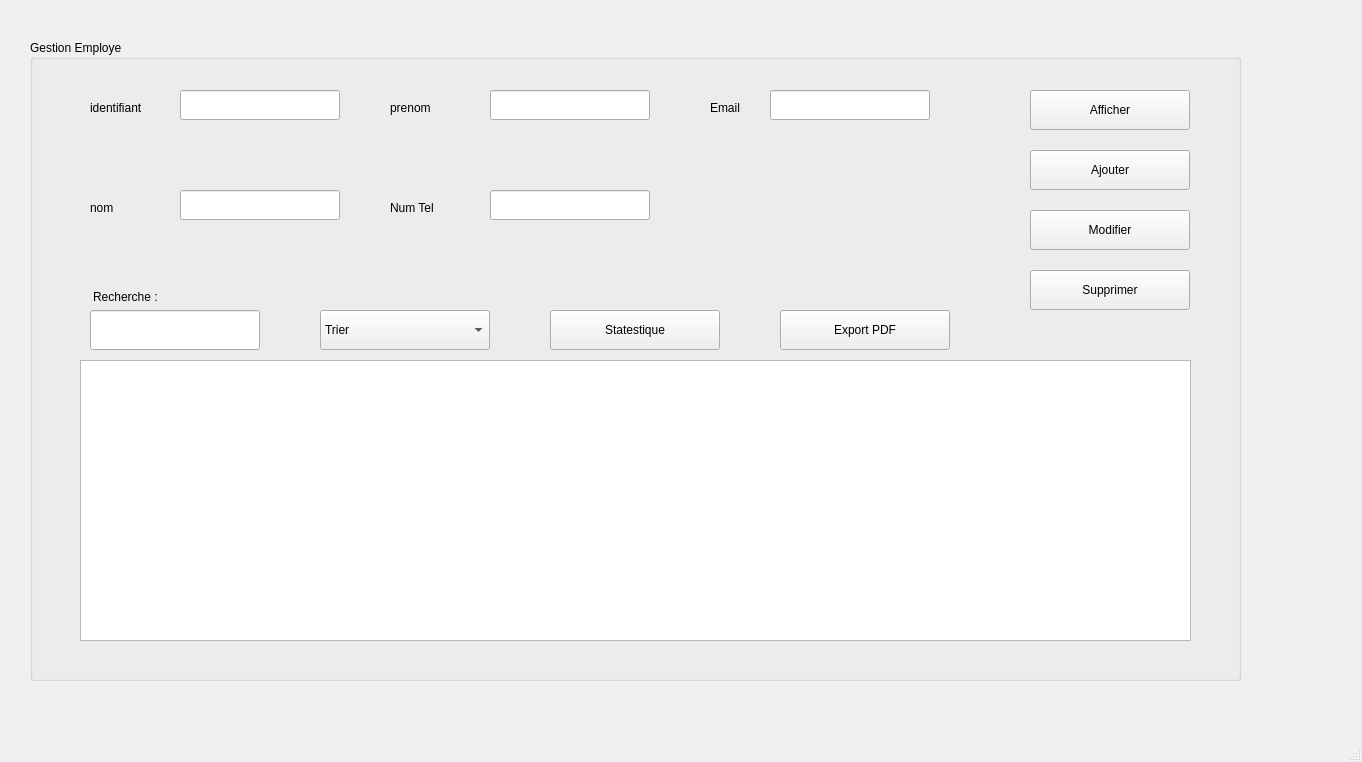
<?xml version="1.0" encoding="UTF-8"?>
<ui version="4.0">
 <class>MainWindow</class>
 <widget class="QMainWindow" name="MainWindow">
  <property name="geometry">
   <rect>
    <x>0</x>
    <y>0</y>
    <width>1362</width>
    <height>762</height>
   </rect>
  </property>
  <property name="windowTitle">
   <string>MainWindow</string>
  </property>
  <widget class="QWidget" name="centralwidget">
   <widget class="QGroupBox" name="groupBox">
    <property name="geometry">
     <rect>
      <x>30</x>
      <y>40</y>
      <width>1211</width>
      <height>641</height>
     </rect>
    </property>
    <property name="title">
     <string>Gestion Employe</string>
    </property>
    <widget class="QLabel" name="label_3">
     <property name="geometry">
      <rect>
       <x>360</x>
       <y>60</y>
       <width>80</width>
       <height>16</height>
      </rect>
     </property>
     <property name="text">
      <string>prenom</string>
     </property>
    </widget>
    <widget class="QLabel" name="label_5">
     <property name="geometry">
      <rect>
       <x>680</x>
       <y>60</y>
       <width>80</width>
       <height>16</height>
      </rect>
     </property>
     <property name="text">
      <string>Email</string>
     </property>
    </widget>
    <widget class="QPushButton" name="pushButton_modifier">
     <property name="geometry">
      <rect>
       <x>1000</x>
       <y>170</y>
       <width>160</width>
       <height>40</height>
      </rect>
     </property>
     <property name="text">
      <string>Modifier</string>
     </property>
    </widget>
    <widget class="QLabel" name="label_4">
     <property name="geometry">
      <rect>
       <x>360</x>
       <y>160</y>
       <width>80</width>
       <height>16</height>
      </rect>
     </property>
     <property name="text">
      <string>Num Tel</string>
     </property>
    </widget>
    <widget class="QLineEdit" name="lineEdit_nom">
     <property name="geometry">
      <rect>
       <x>150</x>
       <y>150</y>
       <width>160</width>
       <height>30</height>
      </rect>
     </property>
    </widget>
    <widget class="QPushButton" name="pushButton_supprimer">
     <property name="geometry">
      <rect>
       <x>1000</x>
       <y>230</y>
       <width>160</width>
       <height>40</height>
      </rect>
     </property>
     <property name="text">
      <string>Supprimer</string>
     </property>
    </widget>
    <widget class="QPushButton" name="pushButton_Ajouter">
     <property name="geometry">
      <rect>
       <x>1000</x>
       <y>110</y>
       <width>160</width>
       <height>40</height>
      </rect>
     </property>
     <property name="text">
      <string>Ajouter</string>
     </property>
    </widget>
    <widget class="QLineEdit" name="lineEdit_telephone">
     <property name="geometry">
      <rect>
       <x>460</x>
       <y>150</y>
       <width>160</width>
       <height>30</height>
      </rect>
     </property>
    </widget>
    <widget class="QTableView" name="tableView_employe">
     <property name="geometry">
      <rect>
       <x>50</x>
       <y>320</y>
       <width>1111</width>
       <height>281</height>
      </rect>
     </property>
    </widget>
    <widget class="QLineEdit" name="lineEdit_prenom">
     <property name="geometry">
      <rect>
       <x>460</x>
       <y>50</y>
       <width>160</width>
       <height>30</height>
      </rect>
     </property>
    </widget>
    <widget class="QLineEdit" name="lineEdit_id">
     <property name="geometry">
      <rect>
       <x>150</x>
       <y>50</y>
       <width>160</width>
       <height>30</height>
      </rect>
     </property>
    </widget>
    <widget class="QLabel" name="label_2">
     <property name="geometry">
      <rect>
       <x>60</x>
       <y>160</y>
       <width>80</width>
       <height>16</height>
      </rect>
     </property>
     <property name="text">
      <string>nom</string>
     </property>
    </widget>
    <widget class="QPushButton" name="pushButton_Afficher">
     <property name="geometry">
      <rect>
       <x>1000</x>
       <y>50</y>
       <width>160</width>
       <height>40</height>
      </rect>
     </property>
     <property name="text">
      <string>Afficher</string>
     </property>
    </widget>
    <widget class="QLabel" name="label">
     <property name="geometry">
      <rect>
       <x>60</x>
       <y>60</y>
       <width>80</width>
       <height>16</height>
      </rect>
     </property>
     <property name="text">
      <string>identifiant</string>
     </property>
    </widget>
    <widget class="QLineEdit" name="lineEdit_email">
     <property name="geometry">
      <rect>
       <x>740</x>
       <y>50</y>
       <width>160</width>
       <height>30</height>
      </rect>
     </property>
    </widget>
    <widget class="QLineEdit" name="lineEdit_recherche">
     <property name="geometry">
      <rect>
       <x>60</x>
       <y>270</y>
       <width>170</width>
       <height>40</height>
      </rect>
     </property>
    </widget>
    <widget class="QLabel" name="label_6">
     <property name="geometry">
      <rect>
       <x>63</x>
       <y>249</y>
       <width>90</width>
       <height>16</height>
      </rect>
     </property>
     <property name="text">
      <string>Recherche : </string>
     </property>
    </widget>
    <widget class="QComboBox" name="comboBox_tri">
     <property name="geometry">
      <rect>
       <x>290</x>
       <y>270</y>
       <width>170</width>
       <height>40</height>
      </rect>
     </property>
     <item>
      <property name="text">
       <string>Trier</string>
      </property>
     </item>
     <item>
      <property name="text">
       <string>Tri Par Id</string>
      </property>
     </item>
     <item>
      <property name="text">
       <string>Tri Par Nom</string>
      </property>
     </item>
     <item>
      <property name="text">
       <string>Tri Par Prenom</string>
      </property>
     </item>
    </widget>
    <widget class="QPushButton" name="pushButton_statestique">
     <property name="geometry">
      <rect>
       <x>520</x>
       <y>270</y>
       <width>170</width>
       <height>40</height>
      </rect>
     </property>
     <property name="text">
      <string>Statestique</string>
     </property>
    </widget>
    <widget class="QPushButton" name="pushButton_PDF">
     <property name="geometry">
      <rect>
       <x>750</x>
       <y>270</y>
       <width>170</width>
       <height>40</height>
      </rect>
     </property>
     <property name="text">
      <string>Export PDF</string>
     </property>
    </widget>
   </widget>
  </widget>
  <widget class="QMenuBar" name="menubar">
   <property name="geometry">
    <rect>
     <x>0</x>
     <y>0</y>
     <width>1362</width>
     <height>26</height>
    </rect>
   </property>
  </widget>
  <widget class="QStatusBar" name="statusbar"/>
 </widget>
 <resources/>
 <connections/>
</ui>
